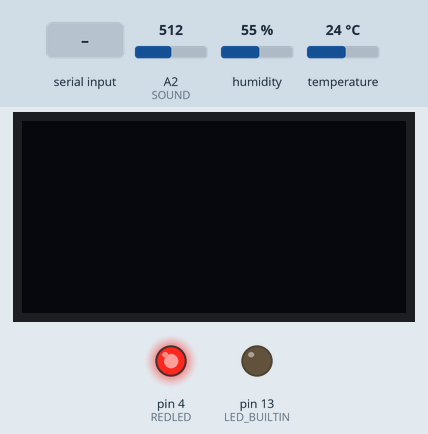
Bench run of a sketch on a simulated Arduino Uno, built with avr-gcc and run on an emulated ATmega328P. On the bench: 128×64 one-colour display, output pins drawn as LEDs (lit = HIGH). Inputs (shaded band) come from the test bench; at power-on: A2 (SOUND) = 512, humidity 55 %, temperature 24 °C. The OLED is the two-colour kind (top 16 rows yellow).

Above: at 1.2 s.
1.3 s: byte 30 received over Serial
At 1.8 s:
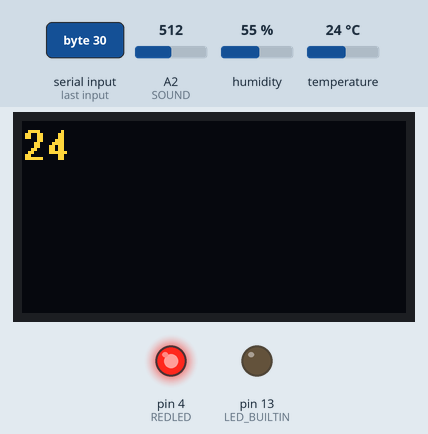
Timing chart, 0 to 4.3 s (numbered marks = the images above; inputs shaded):
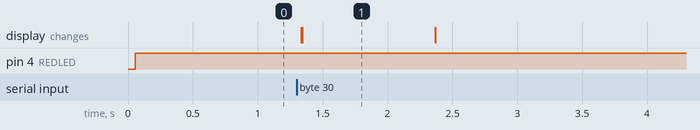

The sketch:

Sensor_Hardware_Regulator.ino
```cpp
/*-----Import Libraries-------*/
#include "DHT.h"
#include <Arduino.h>
#include <U8x8lib.h>

#define DHTPIN 3             // temperature sensor location
#define DHTTYPE DHT11       // temperature sensor type
#define REDLED 4
#define SOUND A2           //Sound sensor
#define soundLevel 500     //The sound threshhold
#define MOSFET 2           // The heater

DHT dht(DHTPIN, DHTTYPE);

unsigned long ct = millis();
unsigned long st = 0;
const long et = 750;


auto display = U8X8_SSD1306_128X64_NONAME_HW_I2C(U8X8_PIN_NONE);


void setup() {
  Serial.begin(9600);
  dht.begin();                 // initialize the temperature sensor

  /*sound sensor*/
  pinMode(SOUND, INPUT);
  pinMode(REDLED, OUTPUT);

  display.begin(); // starts up OLED display
  display.setFlipMode(1);
  display.clearDisplay();
  display.setFont(u8x8_font_7x14B_1x2_r);

  pinMode(LED_BUILTIN, OUTPUT);
}


/*----------Method for the Heater-----------*/
 void controlforHeater(){
   int tempC = dht.readTemperature();           //Reads temperature from sensor
   const auto receivedTemp = Serial.read();     //Receives requested temperature from Java
   const int requestedTemp = receivedTemp;      //Stores requested temperature as integer

     if(tempC <= requestedTemp && REDLED == HIGH){
       display.println(tempC);
       delay(1000);
       display.clearDisplay();
       display.setCursor(0,0);
       digitalWrite(MOSFET,HIGH);
    }
    else if(tempC <= requestedTemp){
       display.print(tempC);
       delay(1000);
       display.clearDisplay();
       display.setCursor(0,0);
       digitalWrite(MOSFET,HIGH);
    }
    else{
      display.print(tempC);
       delay(1000);
       display.clearDisplay();
       display.setCursor(0,0);
      digitalWrite(MOSFET,LOW);
    }
 }


 /*--------------The Loop--------------*/

void loop() {
  /*-----For the sound sensor----*/
int value = analogRead(SOUND);
if (value > soundLevel) {
  digitalWrite(REDLED, HIGH);
  }


if (!Serial.available()) {
        return;
        }

controlforHeater();

}


void temperatureMonitor() {

    int tempReading = dht.readTemperature();
    const auto graphreading = tempReading;
    const byte graphdata[] = {0,0, highByte(graphreading), lowByte(graphreading)};
    Serial.write(graphdata, 4);
    Serial.println();
  }
```

Measured:
- after the input at 1.3 s, the display: first changes at once (image 1 shows a later state)
- what the display in image 1 shows lasts 1.1 s, from 1.3 s to 2.4 s
